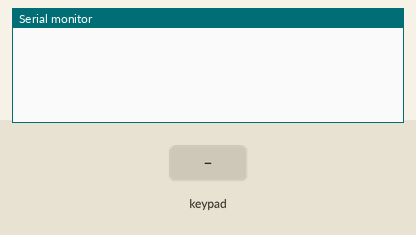
This sketch was run on a simulated Arduino Uno, built with avr-gcc and run on an emulated ATmega328P. Parts: the last lines printed to the serial monitor. The test bench sets the inputs (shaded band).

Above: at 1.2 s.
1.3 s: key '1' pressed
At 2.5 s:
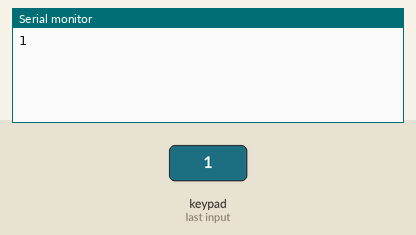
2.8 s: keypad keys 3 2 1 0 # pressed 0.4 s apart
At 4.9 s:
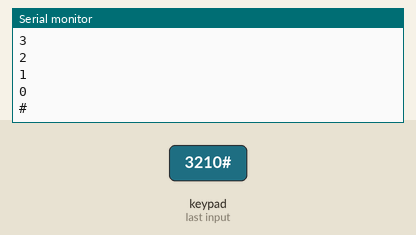
6.3 s: key '*' pressed
At 7.5 s:
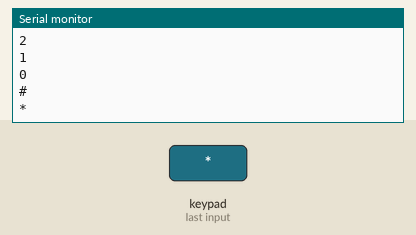
7.8 s: keypad keys 3 2 1 0 A pressed 0.4 s apart
At 9.8 s:
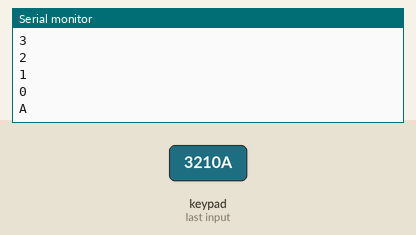
11.3 s: key 'B' pressed
At 12.4 s:
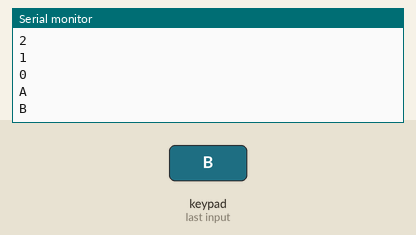
12.8 s: keypad keys 3 2 1 0 D pressed 0.4 s apart
At 14.7 s:
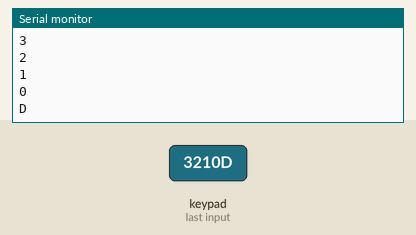
Timing chart, 0 to 16.2 s (numbered marks = the images above; inputs shaded):
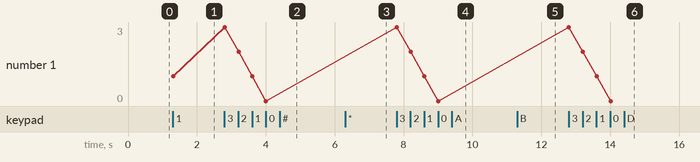

The sketch:

test-keypad.ino
```cpp
#include <Keypad_I2C.h>
#include <Keypad.h>  // GDY120705
#include <Wire.h>

#define I2CADDR 0x20

char customKey;

const byte ROWS = 4;  //four rows
const byte COLS = 4;  //four columns
//define the cymbols on the buttons of the keypads
char hexaKeys[ROWS][COLS] = {
        { '1', '4', '7', '*' },
        { '2', '5', '8', '0' },
        { '3', '6', '9', '#' },
        { 'A', 'B', 'C', 'D' }
};
byte rowPins[ROWS] = { 3, 2, 1, 0 };  //connect to the row pinouts of the keypad
byte colPins[COLS] = { 7, 6, 5, 4 };  //connect to the column pinouts of the keypad

//initialize an instance of class NewKeypad
Keypad_I2C customKeypad(makeKeymap(hexaKeys), rowPins, colPins, ROWS, COLS, I2CADDR);

void setup() {
        Wire.begin();          // GDY200622
        customKeypad.begin();  // GDY120705
        Serial.begin(9600);
}

void loop() {
        customKey = customKeypad.getKey();

        if (customKey != NO_KEY) {
                Serial.println(customKey);
        }
}
```

Measured:
- after the input at 1.3 s, the serial monitor: prints a new line at once (image 1)
- after the input at 2.8 s, the serial monitor: prints a new line at once (image 2)
- after the input at 6.3 s, the serial monitor: prints a new line at once (image 3)
- after the input at 7.8 s, the serial monitor: prints a new line at once (image 4)
- after the input at 11.3 s, the serial monitor: prints a new line at once (image 5)
- after the input at 12.8 s, the serial monitor: prints a new line at once (image 6)
- plotted number 1: 1 → 0 after the input at 2.8 s
